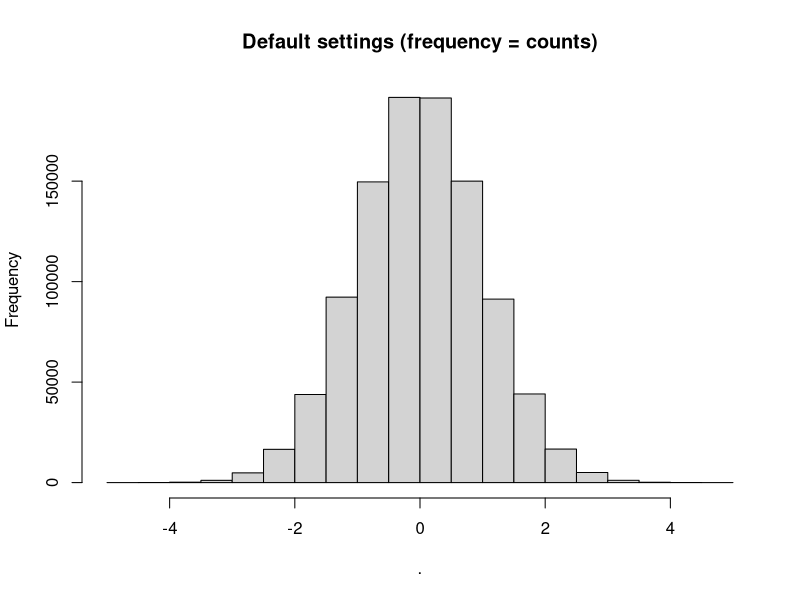
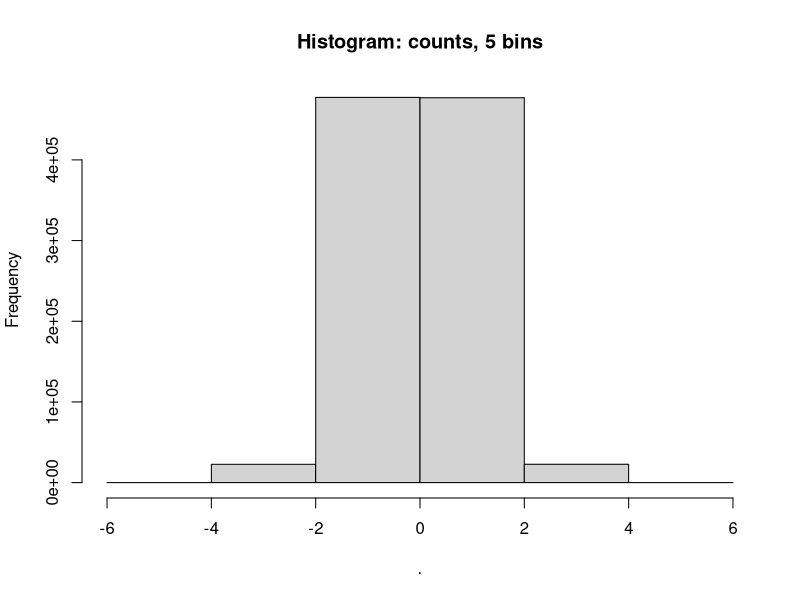
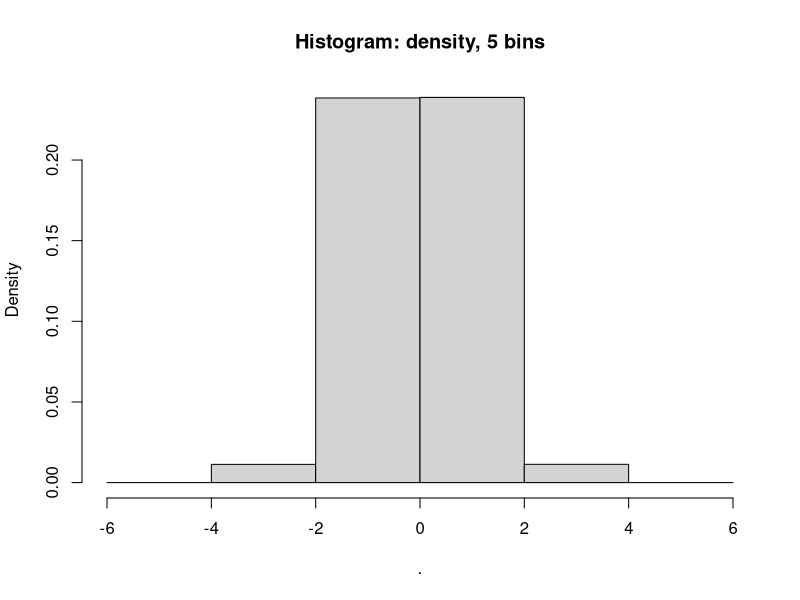
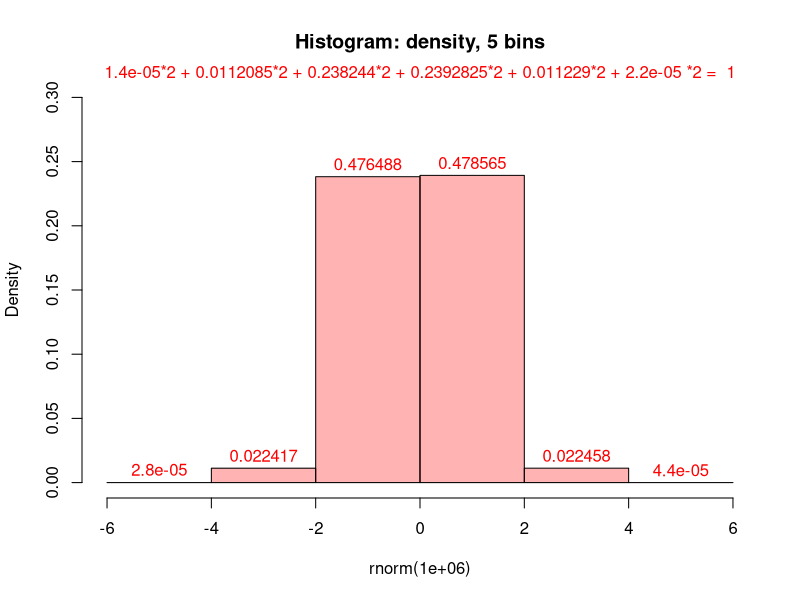
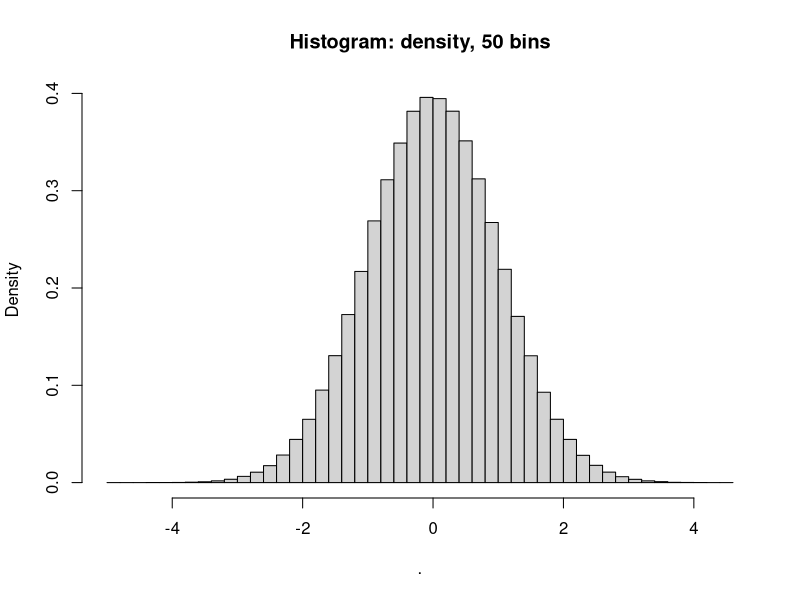
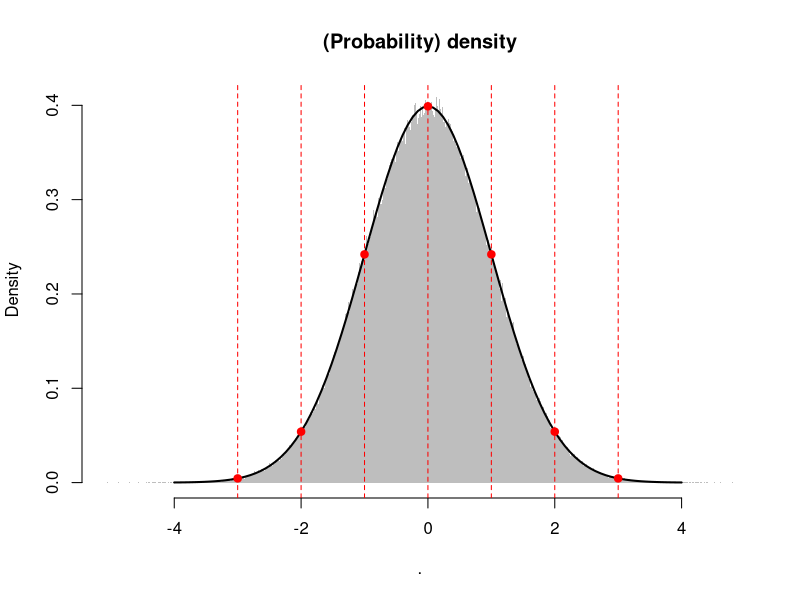
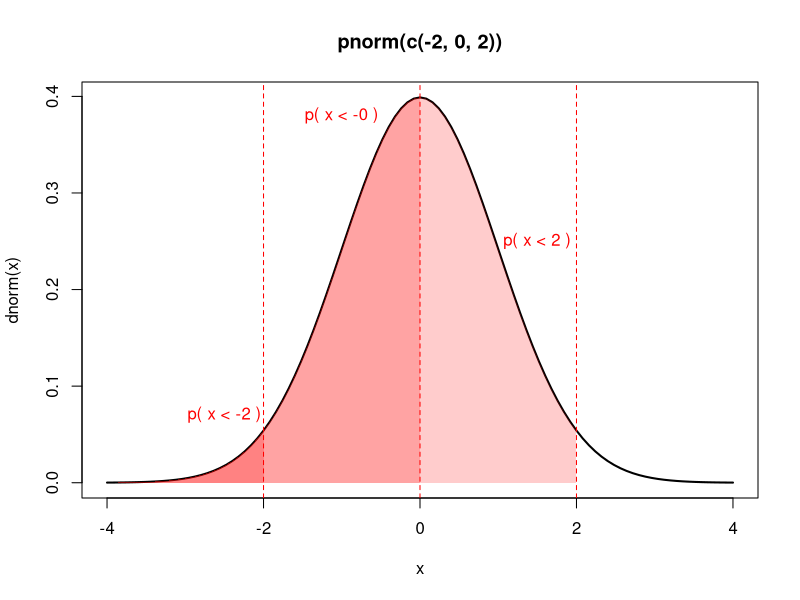

Here is the R script that generated these plots, in order:
## ---- chunk 1
library(tidyverse) # много всего полезного (пайплайны и т.п.)
library(magrittr) # еще пайплайны
library(ggpubr) # графики
## ---- chunk 2
# rnorm - генерация рандомных ([r]andom) значений
rnorm(5)
rnorm(6, mean=3, sd=1)
my_var = 7
rnorm(10, mean=-3, sd=sqrt(my_var))
1e6 == 1000000
rnorm(1e6) %>% hist(main = 'Default settings (frequency = counts)')
rnorm(1e6) %>% hist(5, main='Histogram: counts, 5 bins')
rnorm(1e6) %>% hist(5, freq = F, main='Histogram: density, 5 bins')
## ---- chunk 3
# density? плотность вероятности, правдоподобие данного значения X +/- delta
bins = hist(rnorm(1e6), 5, freq = F, main='Histogram: density, 5 bins', ylim=c(0, .3), col=scales::alpha('red', .3))
text(bins$mids, bins$density+.01, bins$density * 2, col = 'red')
mtext(paste(paste(bins$density, collapse = "*2 + "), "*2 = ", sum(bins$density * 2)), col = 'red')
## ---- chunk 4
rnorm(1e6) %>% hist(50, freq = F, main='Histogram: density, 50 bins')
rnorm(1e6) %>% hist(1000, freq = F, border=NA, col="gray", main="(Probability) density")

# dnorm - плотность вероятности ([d]ensity)/правдоподобие/likelihood
curve(dnorm(x), from=-4, to=4, add=T, lwd=2)

# берем значения признака Х и смотрим правдоподобия
x_vals = c(-3, -2, -1, 0, 1, 2, 3)
x_vals %>% abline(v = ., col = "red", lty='dashed')
x_vals %>% dnorm() %>% round(3)
points(x = x_vals, 
       y = x_vals %>% dnorm(), 
       col='red', pch=19)

# pnorm - вероятность ([p]robability) того, что выборочное значение будет меньше данного значения Х
x_vals = c(-2, 0, 2)
pnorm(x_vals)
pnorm(0) - pnorm(-2)
## ---- chunk 5
# pnorm? вероятность, что ...
curve(dnorm(x), from=-4, to=4, lwd=2, main = 'pnorm(c(-2, 0, 2))')
x_vals %>% abline(v = ., col = "red", lty='dashed')
polygon(c(seq(-4, -2, l=100), -2, -4),
  c(dnorm(seq(-4, -2, l=100)), 0, 0), col = scales::alpha('red', .2), border=NA)
text(-2.5, 0.07, 'p( x < -2 )', col = 'red')

polygon(c(seq(-4, 0, l=100), 0, -4),
  c(dnorm(seq(-4, 0, l=100)), 0, 0), col = scales::alpha('red', .2), border=NA)
text(-1, 0.38, 'p( x < -0 )', col = 'red')

polygon(c(seq(-4, 2, l=100), 2, -4),
  c(dnorm(seq(-4, 2, l=100)), 0, 0), col = scales::alpha('red', .2), border=NA)
text(1.5, 0.25, 'p( x < 2 )', col = 'red')
## ---- chunk 6
# qnorm - квантиль ([q]uantile), т.е. такое значение Х, что выборочные значения окажутся меньше его с вероятностью P
# Q: p( x < Q ) = P
P = c(0.25, 0.5, 0.75) # (1:n)/(n+1) - набор из n вероятностей, делящих [0, 1] на равные промежутки
n = 3; (1:n)/(n+1)
n = 9; (1:n)/(n+1)
qnorm(P)
